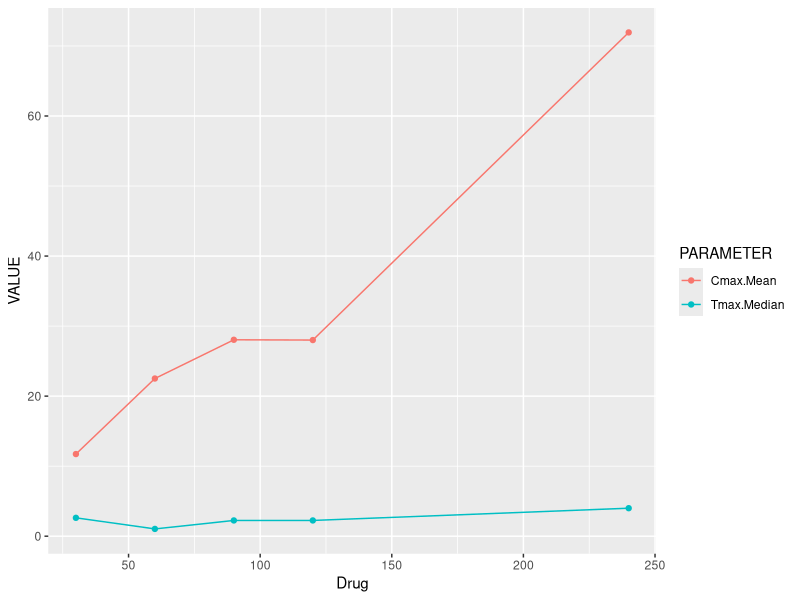
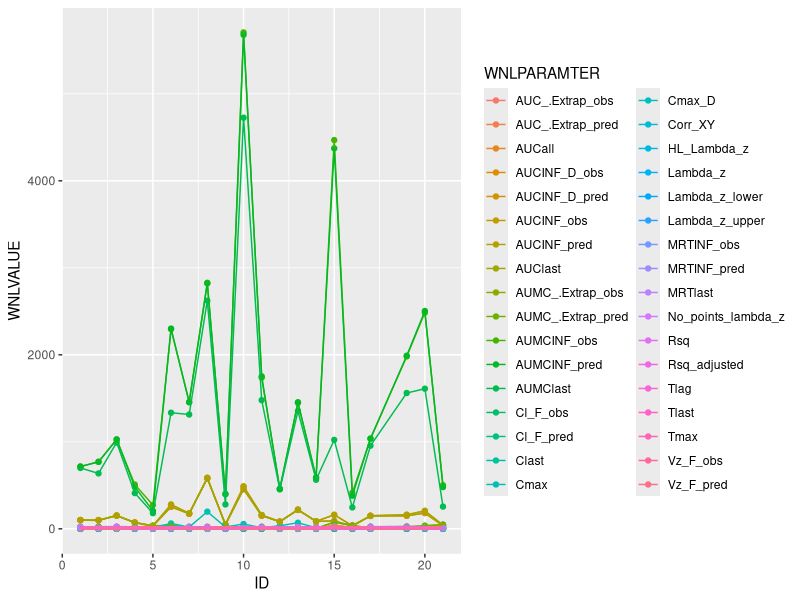

Reproduce these figures in R, in order.
## ---- chunk 1
knitr::opts_chunk$set(echo = FALSE, warning = FALSE, message = FALSE)
library(knitr)
library(tidyverse)

# setwd("D:/Subintern/WNL")
## ---- chunk 2
PKRaw <- read.csv("data-raw/assay/Drug_X_PK.csv", stringsAsFactors = FALSE)

DosePK <- PKRaw %>% 
  select(ID, DV, GENE, Drug, TIME) %>% 
  group_by(ID) %>% 
  mutate(RankDV = min_rank(desc(DV))) %>% 
  filter(RankDV == 1) %>% 
  select(ID, Tmax = TIME, Cmax = DV, GENE, Drug) %>% 
  group_by(Drug) %>% 
  summarise(Tmax.Median = median(Tmax), Cmax.Mean = mean(Cmax))

# -> this result will be used to draw plot.

kable(DosePK)
## ---- chunk 3
TidyDosePK <- gather(DosePK, key = PARAMETER, VALUE, Tmax.Median:Cmax.Mean)

ggplot(TidyDosePK, aes(x = Drug, y = VALUE, color = PARAMETER)) +
  geom_point() +
  geom_line()
## ---- chunk 4
TidyPK <- 
  read.csv("data-raw/wnl/Xproject_Final Parameters Pivoted.csv") %>% 
  gather(WNLPARAMTER, WNLVALUE, -ID)

ggplot(TidyPK, aes(x = ID, y = WNLVALUE, color = WNLPARAMTER)) +
  geom_point() +
  geom_line()
